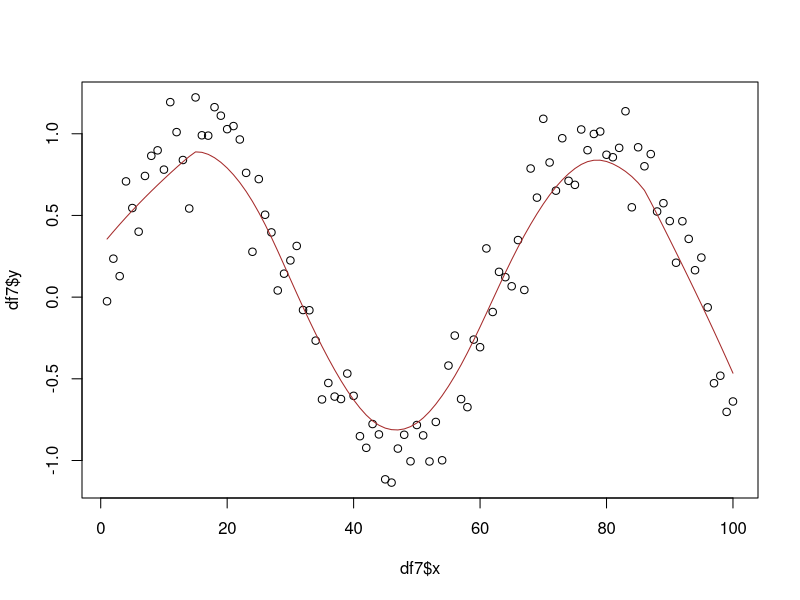
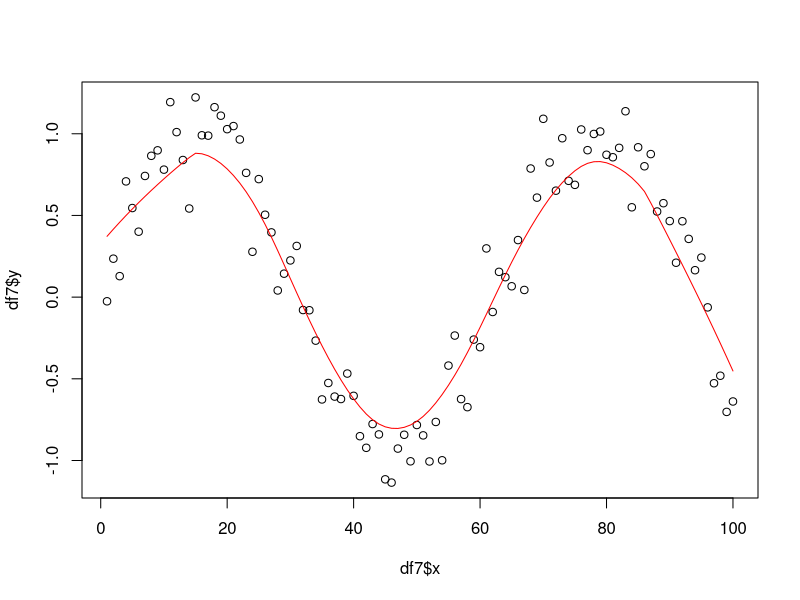

Write the R code that produced these figures, in order.
## ---- chunk 1
set.seed(1)
  n<-100
x<-seq(1:n)
x
ei<-rnorm(length(x),mean=0,sd=0.2)
y<- sin(x/10)+ei
y
df7<-data.frame(x,y)

customLowess<-function(x,y,f){
  k=ceiling(f*n)
  smooth_values<-numeric(n)
  for (i in seq_along(x)) {
    # calculate weights
    distLowess<- abs(x-x[i])
    neighbors<-order(distLowess)[1:k]
    Dmax<-max(distLowess[neighbors])
    neighbor_weight <- (1 - (distLowess[neighbors] / Dmax)^3)^3
     # fitting regression
    #neighbor_weight[distLowess[neighbors] >= Dmax] <- 0  
    #weighted regression 
    X7<- cbind(1,x[neighbors] )
    X7
    W7<-diag(neighbor_weight)
    W7
    Y<-y[neighbors]
    bhat7<-solve(t(X7)%*%W7%*%X7) %*% (t(X7)%*%W7%*%Y)
    bhat7
    smooth_values[i] <- bhat7[1] + bhat7[2] * x[i]
  
  }
  smooth_values
}

plot(df7$x, df7$y)

lines(customLowess(df7$x,df7$y,0.3), col='brown')

  
  


## ---- chunk 2
df7<-data.frame(x,y)
df7
plot(df7$x,df7$y) #Create scatterplot
lines(lowess(df7$x,df7$y,f=0.3), col='red')
